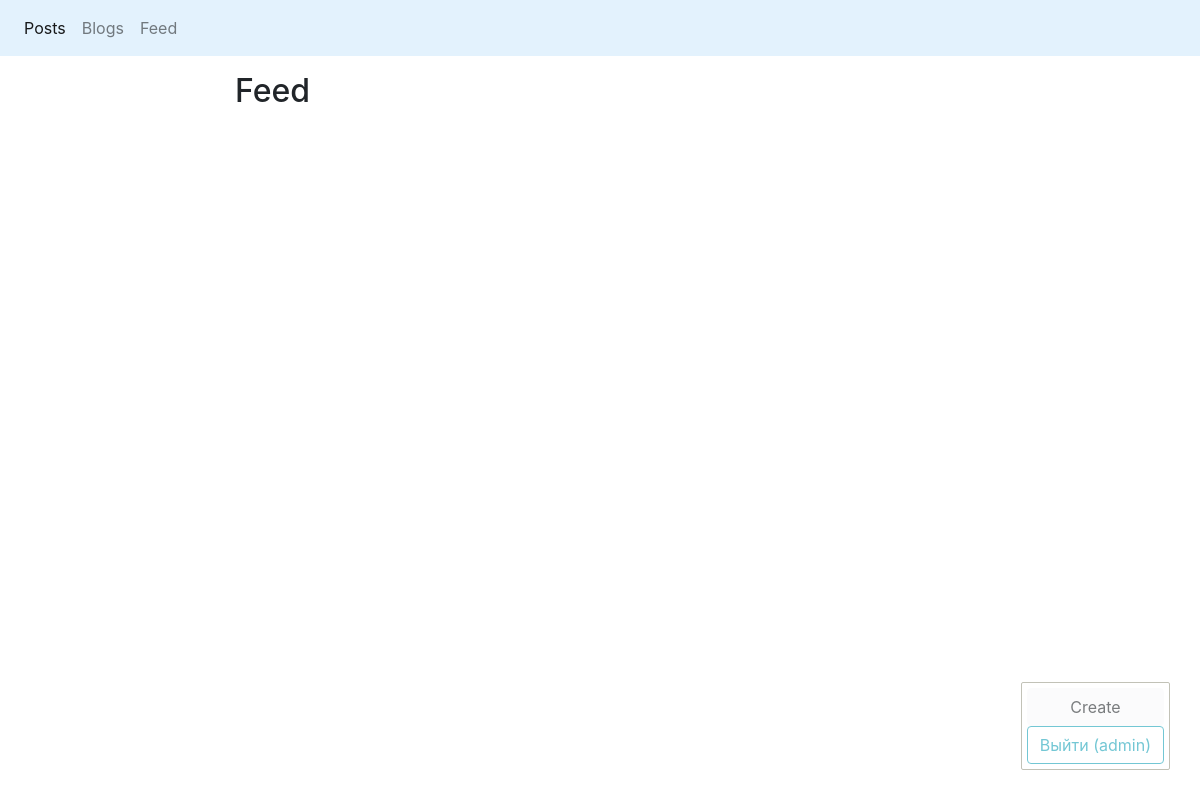
Before: /feed/ (signed in) with the older database file.
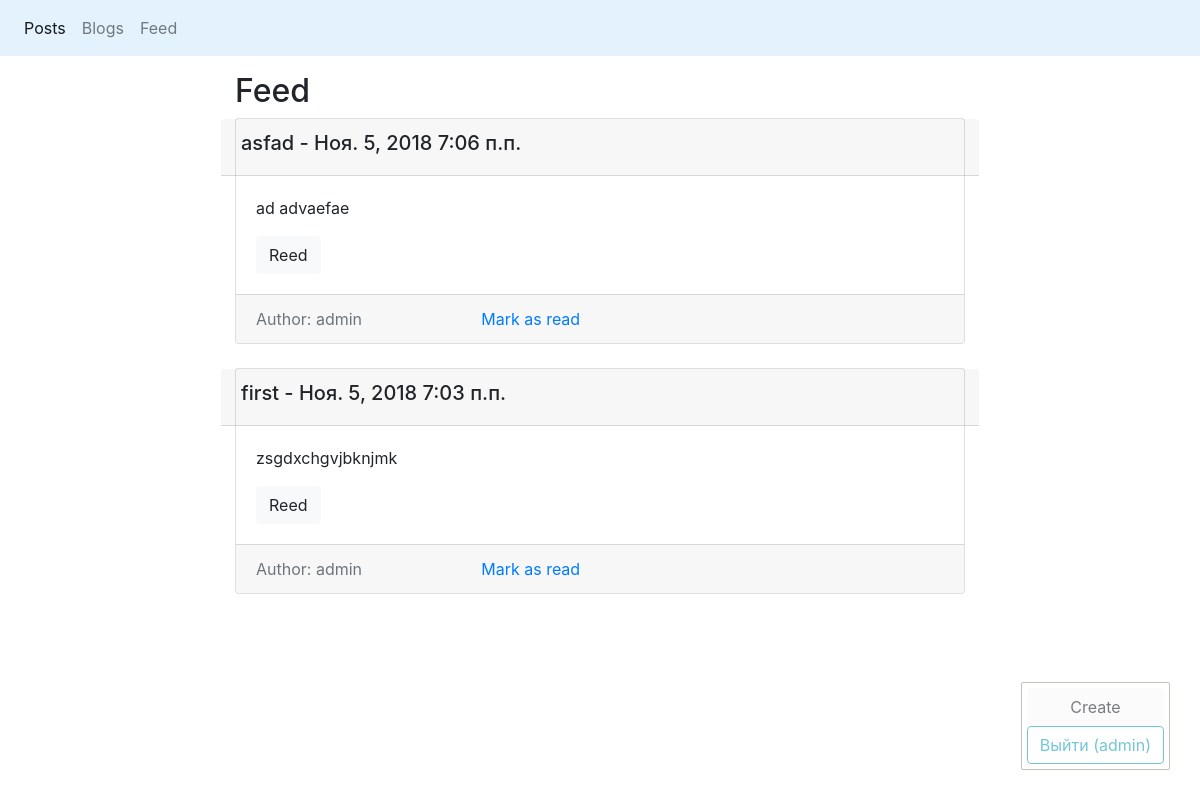
After: the same page with the newer database file.
### posts/models.py (models this page shows, shortened)
class Post(models.Model):
    blog = models.ForeignKey(Blog, on_delete=models.CASCADE)
    title = models.CharField('Заголовок', max_length=150, db_index=True)
    text = models.TextField(blank=True, db_index=True)
    date_pub = models.DateTimeField('Время создания', auto_now_add=True)
    readers = models.ManyToManyField(User, verbose_name='Кто прочитал', blank=True)
    class Meta:
        verbose_name = 'Пост'
        verbose_name_plural = 'Посты'
        ordering = ('-date_pub',)

### blogs/models.py (models this page shows, shortened)
class Blog(models.Model):
    owner = models.OneToOneField(User, null=True, on_delete=models.CASCADE, verbose_name='Пользователь')
    name = models.CharField(max_length=255, default='Personal Blog')
    subscribers = models.ManyToManyField(User, related_name='subscriptions', blank=True)

### feed/views.py (the view)
# urls.py: path('', views.Feed.as_view(), name='feed')
class Feed(LoginRequiredMixin, ListView):
    template_name = 'feed/feed_list.html'
    paginate_by = 10
    def get_queryset(self):
        return Post.objects.filter(
            Q(blog__in=self.request.user.subscriptions.all()) | Q(blog=self.request.user.blog)
        ).all()

### feed/templates/feed/feed_list.html (shortened to what this page needs)
{% extends 'base.html' %}
{% block content %}
    <h2>Feed</h2>
    {% for obj in object_list %}
        <div class="card mb-4">
            <div class="card-header row">
                <h5>{{ obj.title }} - {{ obj.date_pub|date }} {{ obj.date_pub|time }}</h5>
            </div>
            <div class="card-body">
                <p class="card-text">{{ obj.text|truncatechars:20 }}</p>
                <a href="{% url 'post_detail' pk=obj.pk %}" class="btn btn-light">Reed</a>
            </div>
            <div class="card-footer text-muted">
                Author: {{ obj.blog.owner }}
                {% if request.user not in obj.readers.all %}
                    <a href="{% url 'feed:mark_as_read' pk=obj.pk %}" class="offset-2">Mark as read</a>
                {% else %}
                    <a href="{% url 'feed:mark_as_unread' pk=obj.pk %}" class="offset-2">Mark as unread</a>
                {% endif %}
            </div>
        </div>
    {% endfor %}
{% endblock %}

Changed rows visible on the page:
added Post: title "asfad", date_pub "Ноя. 5, 2018", date_pub "7:06 п.п.", text "ad advaefae", blog.owner "admin", shows "Mark as read"
added Post: title "first", date_pub "Ноя. 5, 2018", date_pub "7:03 п.п.", text "zsgdxchgvjbknjmk", blog.owner "admin", shows "Mark as read"
